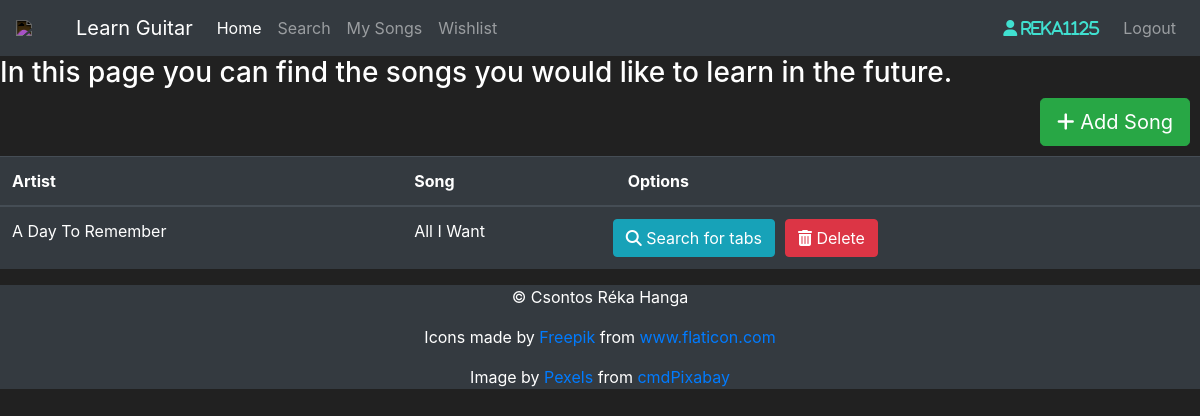
The app's page /wishlist (signed in) with its own data.
### application/models.py (models this page shows, shortened)
class User(db.Model, UserMixin):
    user_id = db.Column(db.Integer(), primary_key=True)
    username = db.Column(db.String(length=30), unique=True, nullable=False)
    email_address = db.Column(db.String(length=50), unique=True, nullable=False)
    password_hash = db.Column(db.String(length=60), nullable=False)
    saved_songs = db.relationship('My_Songs', backref='owned_user', lazy=True)
    wishlist = db.relationship('Wishlist', backref='owned_user', lazy=True)
    @property
    def password(self):
        return self.password

class Wishlist(db.Model):
    song_id = db.Column(db.Integer(), primary_key=True)
    artist = db.Column(db.String(length=50), nullable=False)
    song = db.Column(db.String(length=50), nullable=False)
    owner = db.Column(db.Integer(), db.ForeignKey('user.user_id'))

### application/routes.py (the view, shortened to what this page needs)
@app.route("/wishlist", methods=["GET", "POST"])
@login_required
def wishlist_page():
    form = AddSongForm()
    print(form.errors)
    wishlist = Wishlist.query.filter_by(owner=current_user.user_id)
    return render_template("wishlist.html", songs=wishlist, form=form)

### application/models.py (called while the page is built)
@login_manager.user_loader
def load_user(user_id):
    return User.query.get(int(user_id))

### application/templates/wishlist.html (shortened to what this page needs)
{% extends 'base.html' %}
{% block content %}
    <h3>In this page you can find the songs you would like to learn in the future.</h3>
    <div style="float: right; margin-right: 10px; margin-bottom: 10px">
        <button class="btn btn-success btn-lg" data-toggle="modal" data-target="#Modal-AddSong">
            <i class="fas fa-plus"></i> Add Song
        </button>
    </div>
    <table class="table table-hover table-dark">
        <thead>
            <tr>
                <th scope="col">Artist</th>
                <th scope="col">Song</th>
                <th scope="col">Options</th>
            </tr>
        </thead>
        <tbody>
            {% for song in songs %}
                <tr>
                    <td>{{ song.artist }}</td>
                    <td>{{ song.song }}</td>
                    <td>
                        <div class="row">
                            <form action="{{ url_for('search_page') }}" method=post style="margin-right: 10px">
                                <button type=submit class="btn btn-outline btn-info">
                                    <i class="fas fa-search"></i> Search for tabs
                                </button>
                            </form>
                            <form action="{{ url_for('delete_song_page') }}" method=post class=delete-song>
                                <button type=submit class="btn btn-outline btn-danger">
                                    <i class="fas fa-trash-alt"></i> Delete
                                </button>
                            </form>
                        </div>
                    </td>
                </tr>
            {% endfor %}
        </tbody>
    </table>
{% endblock %}

### application/templates/base.html (shortened to what this page needs)
<!doctype html>
<html lang="en">
    <head>
        <link rel="stylesheet" href="https://cdn.jsdelivr.net/npm/bootstrap@4.5.3/dist/css/bootstrap.min.css"
>
    </head>
    <body>
        <nav id="navigation" class="navbar navbar-expand-md navbar-dark bg-dark">
            <img id="icon" src="https://cdn-icons-png.flaticon.com/512/93/93013.png" class="img-responsive" width="50">
            <a class="navbar-brand" href="#">Learn Guitar</a>
            <div class="collapse navbar-collapse" id="navbarNav">
                <ul class="navbar-nav mr-auto">
                    <li class="nav-item active">
                        <a class="nav-link" href="{{ url_for('home_page') }}">Home </a>
                    </li>
                    <li class="nav-item">
                        <a class="nav-link" href="{{ url_for('search_page') }}">Search</a>
                    </li>
                    <li class="nav-item">
                        <a class="nav-link" href="{{ url_for('mysongs_page') }}">My Songs</a>
                    </li>
                    <li class="nav-item">
                        <a class="nav-link" href="{{ url_for('wishlist_page') }}">Wishlist</a>
                    </li>
                </ul>
                {% if current_user.is_authenticated %}
                    <ul class="navbar-nav">
                        <li class="nav-item">
                            <a class="nav-link">
                                <i class="fas fa-user mr-2" style="color:turquoise;"> {{ current_user.username }}</i>
                            </a>
                        </li>
                        <li class="nav-item">
                            <a class="nav-link" href="{{ url_for('logout_page') }}">Logout</a>
                        </li>
                    </ul>
                {% endif %}
            </div>
        </nav>
        {% block content %}
        {% endblock %}
    </body>
    <footer class=" footer bg-dark">
        <p> &copy; Csontos Réka Hanga</p>
        <p>Icons made by <a href="https://www.freepik.com" title="Freepik">Freepik</a> from <a
                href="https://www.flaticon.com/" title="Flaticon">www.flaticon.com</a></p>
        <p>Image by <a href="https://pixabay.com/users/pexels-2286921/?utm_source=link-attribution&amp;utm_medium=referral&amp;utm_campaign=image&amp;utm_content=1851426">Pexels</a>
            from <a href="https://pixabay.com/?utm_source=link-attribution&amp;utm_medium=referral&amp;utm_campaign=image&amp;utm_content=1851426">cmdPixabay</a></p>
    </footer>
</html>

### application/templates/base.html (style rules this page uses)
body { background-color: #212121; color: white }
#icon { -webkit-filter: invert(1); filter: invert(1); margin-right: 10px; }
.footer { bottom: 0; margin: 0; text-align: center; width: 100%; position: relative; }

### records on screen
User: username "reka1125"
Wishlist: artist "A Day To Remember", song "All I Want"
